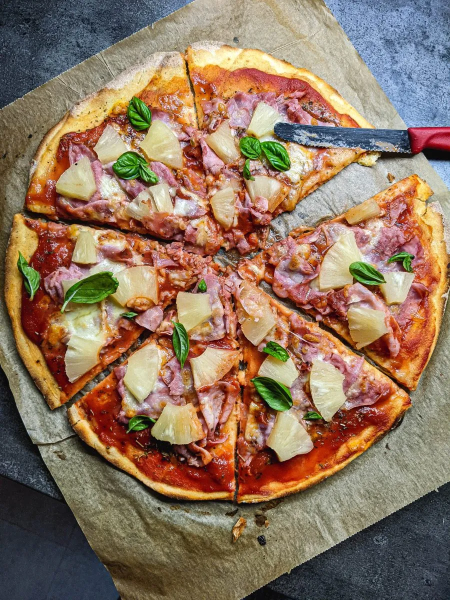
#> input picture FoodForThoughts/54test/3.jpg, 900 x 1200 px, given in place of lucy.png, which was not available (shown at 1/2 size)
$ python 10DEC.py
#> lines starting #> are read from the running program, lines starting #| are printed output that depends on the picture
import cv2
import numpy as np
import matplotlib.pyplot as plt

def convert_color(BGR):
    converted = cv2.cvtColor(BGR, cv2.COLOR_BGR2RGB)
    plt.imshow(converted)

img = cv2.resize (cv2.imread("/Users/nopparuj/rename this later/IMG/lucy.png",0), (500,500))
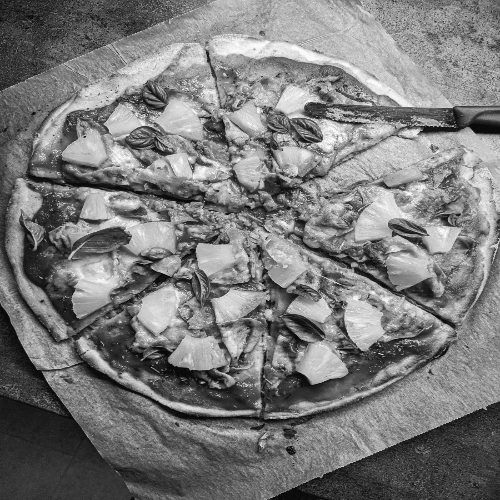
#> img: shape (500, 500); min 1, max 255, mean 122.8

while True:
    matrixR = int(input("Enter rows:"))
    matrixC = int(input("Enter columns:"))

    if (int(matrixR) != int(matrixC)):
        print("Please make sure row = col!")

    else:
        break
#> this loop made 1 pass; the answer given on pass 1: 3

kernel = []

for i in range(matrixR):
    mat = []
    for j in range(matrixC):
#> (the run stopped early here; a loop or call above may not have finished)

$ run again, on FoodForThoughts/54test/4.jpg
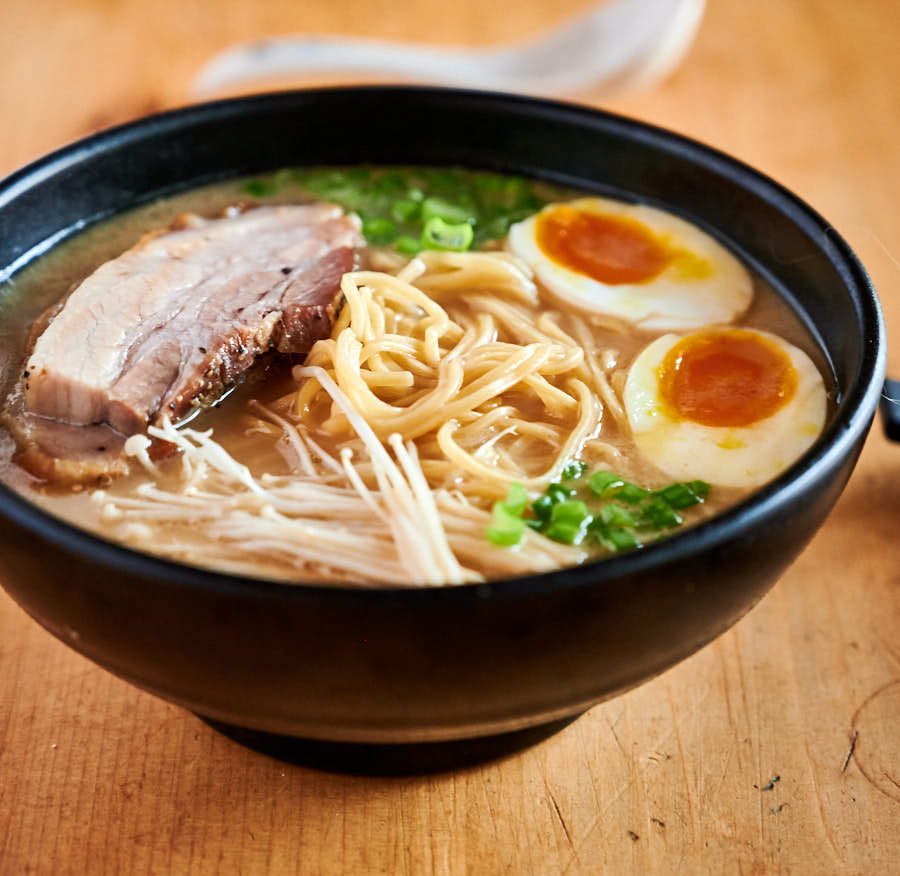
#> input picture FoodForThoughts/54test/4.jpg, 900 x 876 px, given in place of lucy.png, which was not available
#> `img = cv2.resize (cv2.imread("/Users/nopparuj/rename this later/IMG/lu..`:
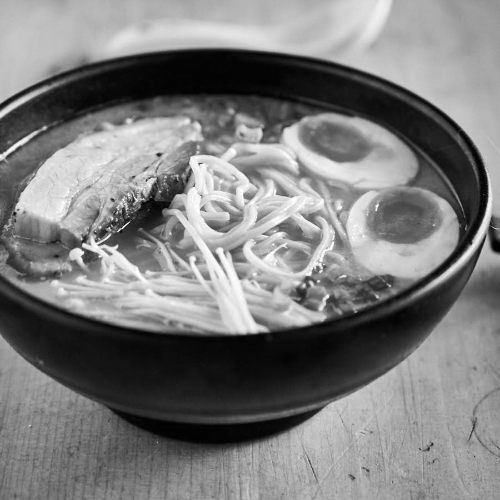
#> img: shape (500, 500); min 0, max 255, mean 125
#> the loop `while True:` made 1 pass; the answer given on pass 1: 3

$ run again, on FoodForThoughts/54test/5.jpg
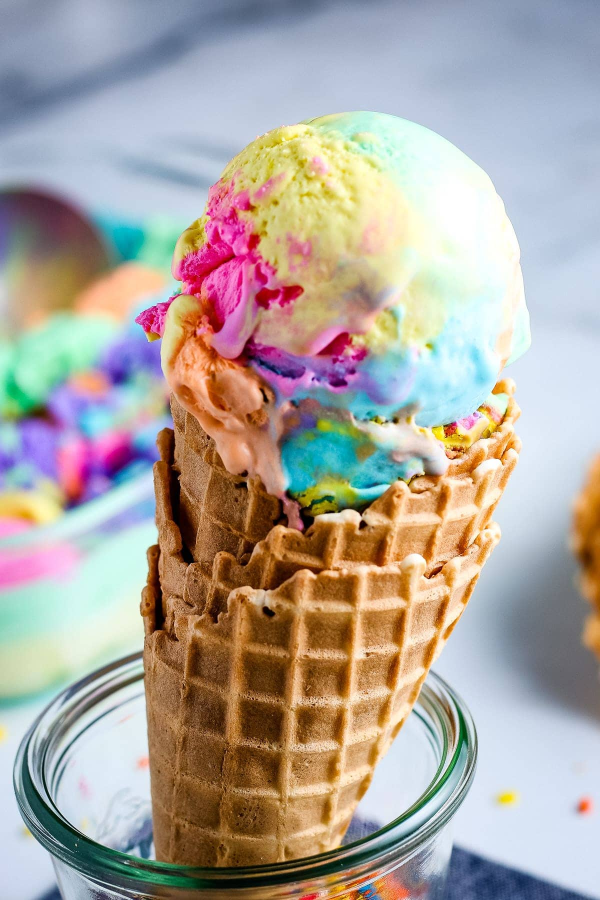
#> input picture FoodForThoughts/54test/5.jpg, 1200 x 1800 px, given in place of lucy.png, which was not available (shown at 1/2 size)
#> `img = cv2.resize (cv2.imread("/Users/nopparuj/rename this later/IMG/lu..`:
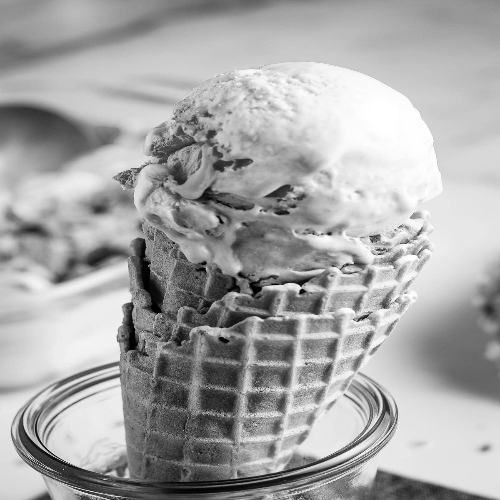
#> img: shape (500, 500); min 0, max 255, mean 167.7
#> the loop `while True:` made 1 pass; the answer given on pass 1: 3
